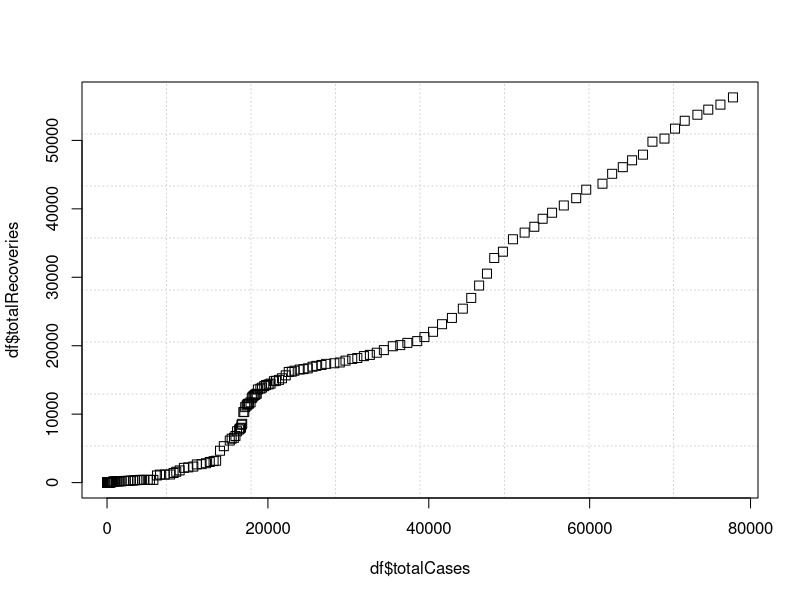

This chart was generated by the following R code:
# by default the r-studio will set working directory as the root folder
# /home for mac
# setting current project as working directory
# setwd("~/Desktop/projects/r-starter")
# if working directory is not set to current project, we will have to
# give full file path to read the file even if file exists in same location
# df = read.csv("/Users/admin/Desktop/projects/r-starter/covnep_252days.csv")
df = read.csv("covnep_252days.csv")
df
length(df$totalCases)
class(df$totalCases)
summary(df)


# choose from gui
# df = read.csv(file.choose())
# df
# summary(df)


plot(df$totalCases, df$totalRecoveries,
     panel.first = grid(8, 8),
     pch = 0, cex = 1.2, col = "black")
plot
